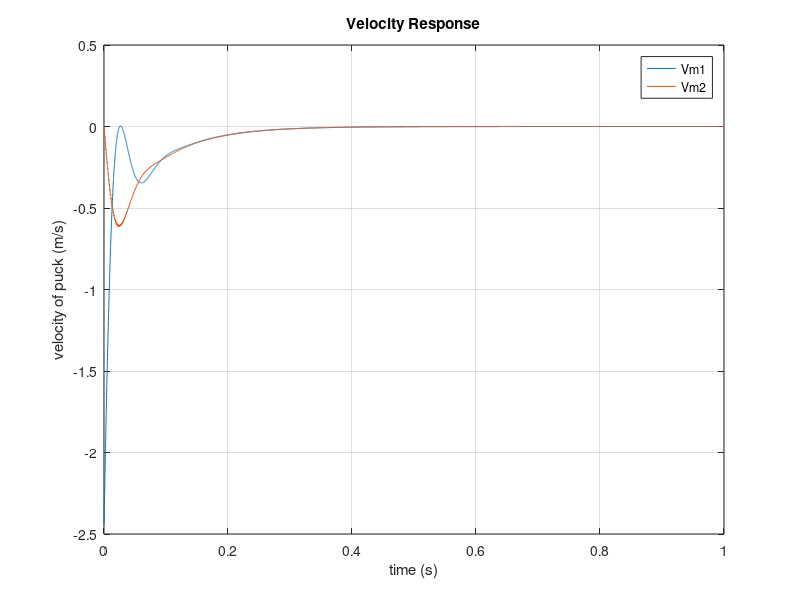

Reproduce this figure in MATLAB. (Note: this script raises an error after producing the figure.)
%% State-Space catcher thing
clear; close all

%% define vars

% motor parameters
    Kt = 0.0967;        % Nm/A torque (from ServoSysCo spec sheet)
    %Kv = 105;          % V/rad/s back-emf constant
    L = .0041;          % H motor inductance  (from ServoSysCo spec sheet)
    R = 1.6;            % ohms  motor resistance (from ServoSysCo spec sheet)
    Jm = .05648;        % kgm^2 moment of inertial (from ServoSysCo spec sheet)
    b3 = 1.7e-5;        % Nms/rad motor damping (from ServoSysCo spec sheet)
    
% physical parameters    
    m1 = 3;             % kg mass of puck
    m2 = 5;             % kg mass of platform
    k1 = 18500;         % N/m mechanical spring element 
    k2 = 1000410;       % Nm/rad rotational spring element  
    r = .013;           % m   radius of screw
    rho_al = 2.70;      % kg/m3  density of alluminum
    Vol_al = pi*r^2*.013;    % vol of pulley
    mp = rho_al*Vol_al;      % mass of pulley
    Jp = mp*r^2/2;           % inertia of pulleys
    J = 2*Jp + Jm;           % inertia of rotational system
    nb = 3;                  % number of bearings
    b1 = 250;                % Ns/m   damping coeff for pad
    b2 = nb*r*500;           % Nms/rad guide bearing friction  

% transformer 
    TF12 = 2*pi*r;           % transformer translation to rotation
    TF34 = Kt;               % transformer rotation to electrical

% time
dt=.0001;
t = 0:dt:1;                  % time array


%% define matricies
x0 = [...
    -2.445;...    % Vm1 (if platform did not move)
    0;...         % Vm2
    0;...         % Fk1
    0;...         % Tk2
    0;...         % Wj
    1;];          % iL

A = [...
    -b1/m1, b1/m1, 1/m1, 0, 0, 0;...
    b1/m2, (-b1*TF12 - b2)/(TF12*m2), -1/m1, 1/(TF12*m2), 0, 0;...
    -k1, k1, 0, 0, 0, 0;...
    0, -k2/TF12, 0, 0, k2, 0;...
    0, 0, 0, -1/J, -b3/J, TF34/J;...
    0, 0, 0, 0, -TF34/L, - R/L ];
    
B = [...
    0;...
    0;...
    0;...
    0;...
    0;...
    1/L];

C = [1,0,0,0,0,0;...    % Vm1
    0,1,0,0,0,0;...     % Vm2
    0,0,1,0,0,0;...     % Fk1
    0,0,0,1,0,0;...     % Tk2
    0,0,0,0,1,0;...     % Wj 
    0,0,0,0,0,1];       % iL
          
D = 0;                  

%% create state-space
sys = ss(A,B,C,D);
sys.InputName = 'Vs';
sys.OutputName = {'Vm1';'Vm2';'Fk1';'Tk2';'Wj';'iL'};
u = zeros(1,length(t));

% for j = 1:length(u)         % uncomment for step input
%     if u(j) < median(u)
%         u(j) = 24;
%     else
%         u(j) = 0;
%     end
% end

y = lsim(sys,u,t,x0);
a = cat(1,NaN, diff(y(:,1))/dt);

% plot initial velocity response
figure
plot(t,y(:,1));    % velocity
grid on
hold on
plot(t,y(:,2));
title('Velocity Response');
xlabel('time (s)')
ylabel('velocity of puck (m/s)')
legend('Vm1','Vm2')
save2pdf('VelRes',gcf,300);

% position of puck
x = cumtrapz(t,y(:,1));

figure
plot(t,x);      % initial position response
grid on
title('position')
xlabel('time (s)')
ylabel('position (m)')
save2pdf('PosRes',gcf,300);

figure
plot(t,a);      % initial acceleration response
grid on
title('Acceleration Response');
xlabel('time (s)')
ylabel('acceleration of puck (m/s^2)')
save2pdf('AccelRes',gcf,300);

%% closed loop transfer functions
Gp = tf(sys);

Gspuck = Gp(1);
Gsplatform = Gp(2);

% requirements
osTarget = 0.10;       % overshoot 
tsTarget = 0.1;        % sec  

%%  PID compensator Design for V1r -> Vm1 
figure
rlocus(Gspuck); grid on
KP = 1000;
sP = -33.2+97.2*1i;   % initial design point

% simulate 
sysP = feedback(KP*Gspuck,1);
tt = 0:dt:1;  % simulation time array
yP = step(sysP,tt);
Pinfo = stepinfo(yP,tt,yP(end));
Pinfo 

figure;
plot(tt,yP);
grid on;
xlabel('time (s)')
ylabel('unit step response')
legend('P controller')

%% add derivative to speed up response
s = tf('s');
tsP = Pinfo.SettlingTime;
tsFactor = tsP/tsTarget; 

sPD = tsFactor*sP;              % new design point
theta = pi - angle(evalfr(Gspuck,sPD));  % required angle contribution
zc = imag(sPD)/tan(theta)+real(sPD);
GcD = (s-zc);                   % derivative compensator
GsPD = GcD*Gspuck;              % create compensated system

figure;
rlocus(GsPD);
grid on

KPD = 2;

%% simulate PD 
sysPD = feedback(KPD*GsPD,1);
yPD = step(sysPD,tt);
PDinfo = stepinfo(yPD,tt,yPD(end));
PDinfo

figure;
plot(tt,yP,'r'); hold on;
plot(tt,yPD,'b');
grid on;
xlabel('time (s)')
ylabel('unit step response')
legend('P controller','PD controller')

%% add integrator to drive to setpoint
GcI = (s+50)/s;  % integrator compensator
GsPID = GcI*GsPD;

figure;
rlocus(GsPID)
grid on

KPID = 2;

%% simulate PID
sysPID = feedback(KPID*GsPID,1); % Vm1 veclocity command
yPID = step(sysPID,tt);
PIDinfo = stepinfo(yPID,tt,yPID(end));
PIDinfo 

figure;
plot(tt,yP,'r'); hold on;
plot(tt,yPD,'b');
plot(tt,yPID,'g');
grid on;
xlabel('time (s)')
ylabel('unit step response')
title('puck step response')
legend('P controller','PD controller','PID controller')

%% build compensator  (C1) for puck
Gc1 = tf(KPID*GcI*GcD);  % total PID compensator

Kp = KPID;
Ki = Gc1.num{:}(3)/Kp;
Kd = Gc1.num{:}(2)/Kp;
disp(['Kp = ',num2str(Kp),' | Ki = ',num2str(Ki),' | Kd = ', num2str(Kp)]);
disp(' ');
disp('total compensating controller:');
disp(['Gc = ',num2str(Kp),' + ',num2str(Ki),'/s + s',num2str(Kd)]);

%%  PID compensator Design for V2r -> Vm2  (platform)
figure
rlocus(Gsplatform); grid on
KP2 = 3700;
sP2 = -43.9+61.5*1i;   % initial design point

%% simulate P gain for platform
sysP2 = feedback(KP*Gsplatform,1);
yP2 = step(sysP2,tt);
P2info = stepinfo(yP2,tt,yP2(end));
P2info 

figure;
plot(tt,yP2);
grid on;
xlabel('time (s)')
ylabel('unit step response')
legend('P controller')

%% add integrator to drive to setpoint
GcI2 = (s+35)/s;  % integrator compensator
GsPID2 = GcI2*Gsplatform;

figure;
rlocus(GsPID2)
grid on

KPID2 = 200;

%% simulate PID
sysPID2 = feedback(KPID2*GsPID2,1); % Vm1/veclocity command
yPID2 = step(sysPID2,tt);
PIDinfo2 = stepinfo(yPID2,tt,yPID2(end));
PIDinfo2 

figure;
plot(tt,yP2,'r'); hold on;
plot(tt,yPID2,'g');
grid on;
title('Platform Step Response');
xlabel('time (s)')
ylabel('unit step response')
legend('P controller','PID controller')

%% build compensator (C2)
Gc2 = tf(KPID2*GcI2);  % total PID compensator

Kp2 = KPID2;
Ki2 = Gc1.num{:}(3)/Kp2;
Kd2 = Gc1.num{:}(2)/Kp2;
disp(['Kp2 = ',num2str(Kp2),' | Ki2 = ',num2str(Ki2),' | Kd2 = ', num2str(Kp2)]);
disp(' ');
disp('total compensating controller:');
disp(['Gc2 = ',num2str(Kp2),' + ',num2str(Ki2),'/s + s',num2str(Kd2)]);


%% Picone input shaping trajectory tracking
F = ... % the tf from "input" desired platform traj to "output" platform command
        (1+Gc2*Gsplatform)/(Gc2*Gsplatform);

% specify the desired parameters as per design requirements
% (floor is position datum)
ft2m = @(x) x*12*2.54/100; % convert ft to m
g = -9.81;          % m/s^2
x00 = ft2m(4);      % m, initial puck height
xcatch = ft2m(2.5); % m, catch height
x10 = ft2m(4);      % m, height of puck passing break beam
x20 = ft2m(3);      % m, height of platform when break beam tripped
xf = ft2m(1);       % m, final height
tfin = 3;           % s, time when platform/puck at final height
v10 = -sqrt(2*abs(g)*abs(x10-x00));  % m/s, velocity of puck passing break beam
v20 = 0;            % m/s, velocity of platform when puck passing break beam

tp = 0:.0001:tfin; % have to simulate out to tfin, at least!

% compute platform desired trajectory (from Mathemtatica-generated function)
pt = zeros(length(tp),1);
for i = 1:length(tp)
    pt(i) = platform_trajectory_v(tp(i),tfin,xf,xcatch,x10,x20,v10,v20,g);
end

% plot
figure;
plot(tp,pt)
xlabel('time (s)')
ylabel('velocity (m/s)')
title('Velocity Trajectory')



%% Picone simulate by inserting "extra" poles
% We work around the noncausality of the system by inserting fake poles way
% out on the negative real axis that have no significant effect on the
% response. Note we have to compensate for the gain.

Fzpk = zpk(F);
fakepoles=[-400;-405;-410;-415];
Fz=Fzpk.z;
Fp=Fzpk.p;
Fp=vertcat(Fp{:},fakepoles);
Fk=abs(prod(fakepoles))*Fzpk.k; % fix scale with product of fake poles
F2=zpk(Fz,Fp,Fk); % new tf with fake poles inserted and gain corrected

vCmnd = lsim(F2,pt,tp);

% plot velocity command
figure;
plot(tp,vCmnd); hold on; grid on;
plot(tp,pt,'Color',[.5,.5,.5]);
xlabel('time (s)')
ylabel('velocity (m/s)')
title('Velocity Command for Platform')
legend('Velocity command', 'Applied signal','location','southeast')


%% simulate catch

pltSim = lsim(sysPID2,vCmnd,tp);

% get position command
xCmnd = cumtrapz(tp,pltSim) + x20;
for j = 1:length(tp)
    xPuck(j,1) = .5*g*tp(j)^2 + x00;
end

figure;
plot(tp,pltSim); grid on; hold on
plot(tp,g*tp);
xlabel('time (s)')
ylabel('velocity (m/s)')
title('velocity of platform')
legend('platform','puck (free fall)')

figure;
plot(tp,xCmnd); grid on; hold on
plot(tp,xPuck);
xlabel('time (s)')
ylabel('position (m)')
title('position of platform')
legend('platform','puck')
